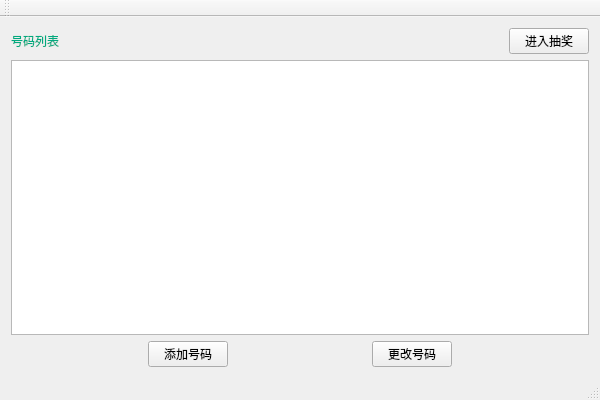
<?xml version="1.0" encoding="UTF-8"?>
<ui version="4.0">
 <class>Test12_1AClass</class>
 <widget class="QMainWindow" name="Test12_1AClass">
  <property name="geometry">
   <rect>
    <x>0</x>
    <y>0</y>
    <width>600</width>
    <height>400</height>
   </rect>
  </property>
  <property name="windowTitle">
   <string>Test12_1A</string>
  </property>
  <widget class="QWidget" name="centralWidget">
   <layout class="QVBoxLayout" name="verticalLayout">
    <item>
     <layout class="QHBoxLayout" name="horizontalLayout">
      <item>
       <widget class="QLabel" name="label_2">
        <property name="styleSheet">
         <string notr="true">font: 11pt &quot;AcadEref&quot;;
color: rgb(0, 170, 127);</string>
        </property>
        <property name="text">
         <string>号码列表</string>
        </property>
       </widget>
      </item>
      <item>
       <spacer name="horizontalSpacer_4">
        <property name="orientation">
         <enum>Qt::Horizontal</enum>
        </property>
        <property name="sizeHint" stdset="0">
         <size>
          <width>40</width>
          <height>20</height>
         </size>
        </property>
       </spacer>
      </item>
      <item>
       <widget class="QPushButton" name="btnStartIn">
        <property name="text">
         <string>进入抽奖</string>
        </property>
       </widget>
      </item>
     </layout>
    </item>
    <item>
     <widget class="QListWidget" name="listWidget"/>
    </item>
    <item>
     <layout class="QHBoxLayout" name="horizontalLayout_2">
      <item>
       <spacer name="horizontalSpacer">
        <property name="orientation">
         <enum>Qt::Horizontal</enum>
        </property>
        <property name="sizeHint" stdset="0">
         <size>
          <width>40</width>
          <height>20</height>
         </size>
        </property>
       </spacer>
      </item>
      <item>
       <widget class="QPushButton" name="btnAddIn">
        <property name="text">
         <string>添加号码</string>
        </property>
       </widget>
      </item>
      <item>
       <spacer name="horizontalSpacer_2">
        <property name="orientation">
         <enum>Qt::Horizontal</enum>
        </property>
        <property name="sizeHint" stdset="0">
         <size>
          <width>40</width>
          <height>20</height>
         </size>
        </property>
       </spacer>
      </item>
      <item>
       <widget class="QPushButton" name="btnChange">
        <property name="text">
         <string>更改号码</string>
        </property>
       </widget>
      </item>
      <item>
       <spacer name="horizontalSpacer_3">
        <property name="orientation">
         <enum>Qt::Horizontal</enum>
        </property>
        <property name="sizeHint" stdset="0">
         <size>
          <width>40</width>
          <height>20</height>
         </size>
        </property>
       </spacer>
      </item>
     </layout>
    </item>
   </layout>
  </widget>
  <widget class="QMenuBar" name="menuBar">
   <property name="geometry">
    <rect>
     <x>0</x>
     <y>0</y>
     <width>600</width>
     <height>21</height>
    </rect>
   </property>
  </widget>
  <widget class="QToolBar" name="mainToolBar">
   <attribute name="toolBarArea">
    <enum>TopToolBarArea</enum>
   </attribute>
   <attribute name="toolBarBreak">
    <bool>false</bool>
   </attribute>
  </widget>
  <widget class="QStatusBar" name="statusBar"/>
 </widget>
 <layoutdefault spacing="6" margin="11"/>
 <resources>
  <include location="test12_1a.qrc"/>
 </resources>
 <connections/>
</ui>
